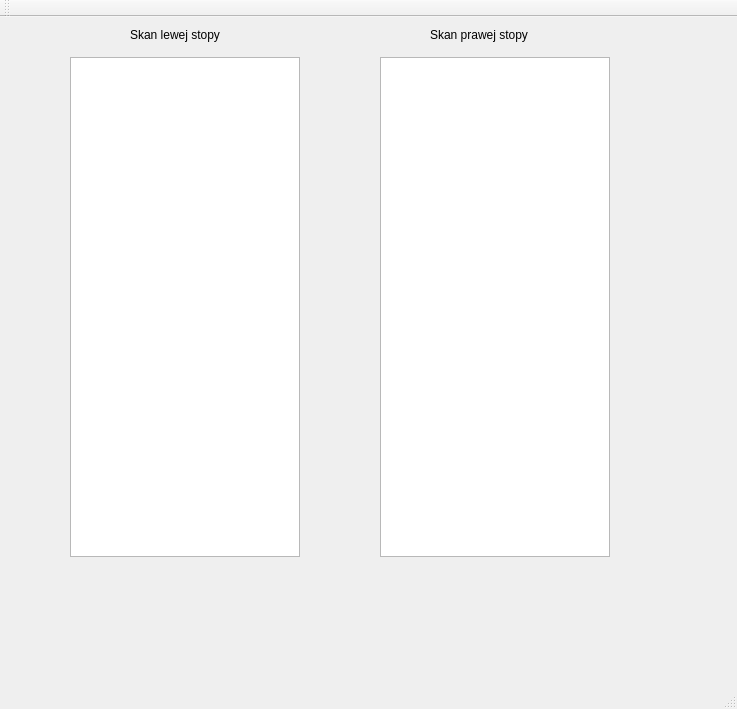
<?xml version="1.0" encoding="UTF-8"?>
<ui version="4.0">
 <class>scannerstab</class>
 <widget class="QMainWindow" name="scannerstab">
  <property name="geometry">
   <rect>
    <x>0</x>
    <y>0</y>
    <width>737</width>
    <height>709</height>
   </rect>
  </property>
  <property name="windowTitle">
   <string>scannerstab</string>
  </property>
  <widget class="QWidget" name="centralWidget">
   <widget class="QLabel" name="leftFootLabel">
    <property name="geometry">
     <rect>
      <x>130</x>
      <y>10</y>
      <width>121</width>
      <height>16</height>
     </rect>
    </property>
    <property name="text">
     <string>Skan lewej stopy</string>
    </property>
   </widget>
   <widget class="QLabel" name="rightFootLabel">
    <property name="geometry">
     <rect>
      <x>430</x>
      <y>10</y>
      <width>121</width>
      <height>16</height>
     </rect>
    </property>
    <property name="text">
     <string>Skan prawej stopy</string>
    </property>
   </widget>
   <widget class="Custom_View" name="graphicsView">
    <property name="geometry">
     <rect>
      <x>70</x>
      <y>40</y>
      <width>230</width>
      <height>500</height>
     </rect>
    </property>
    <property name="layoutDirection">
     <enum>Qt::LayoutDirection::LeftToRight</enum>
    </property>
    <property name="autoFillBackground">
     <bool>true</bool>
    </property>
    <property name="resizeAnchor">
     <enum>QGraphicsView::ViewportAnchor::AnchorViewCenter</enum>
    </property>
   </widget>
   <widget class="Custom_View" name="graphicsView_2">
    <property name="geometry">
     <rect>
      <x>380</x>
      <y>40</y>
      <width>230</width>
      <height>500</height>
     </rect>
    </property>
   </widget>
  </widget>
  <widget class="QMenuBar" name="menuBar">
   <property name="geometry">
    <rect>
     <x>0</x>
     <y>0</y>
     <width>737</width>
     <height>21</height>
    </rect>
   </property>
  </widget>
  <widget class="QToolBar" name="mainToolBar">
   <attribute name="toolBarArea">
    <enum>TopToolBarArea</enum>
   </attribute>
   <attribute name="toolBarBreak">
    <bool>false</bool>
   </attribute>
  </widget>
  <widget class="QStatusBar" name="statusBar"/>
 </widget>
 <layoutdefault spacing="6" margin="11"/>
 <customwidgets>
  <customwidget>
   <class>Custom_View</class>
   <extends>QGraphicsView</extends>
   <header location="global">events.h</header>
  </customwidget>
 </customwidgets>
 <resources>
  <include location="scannerstab.qrc"/>
 </resources>
 <connections/>
</ui>
